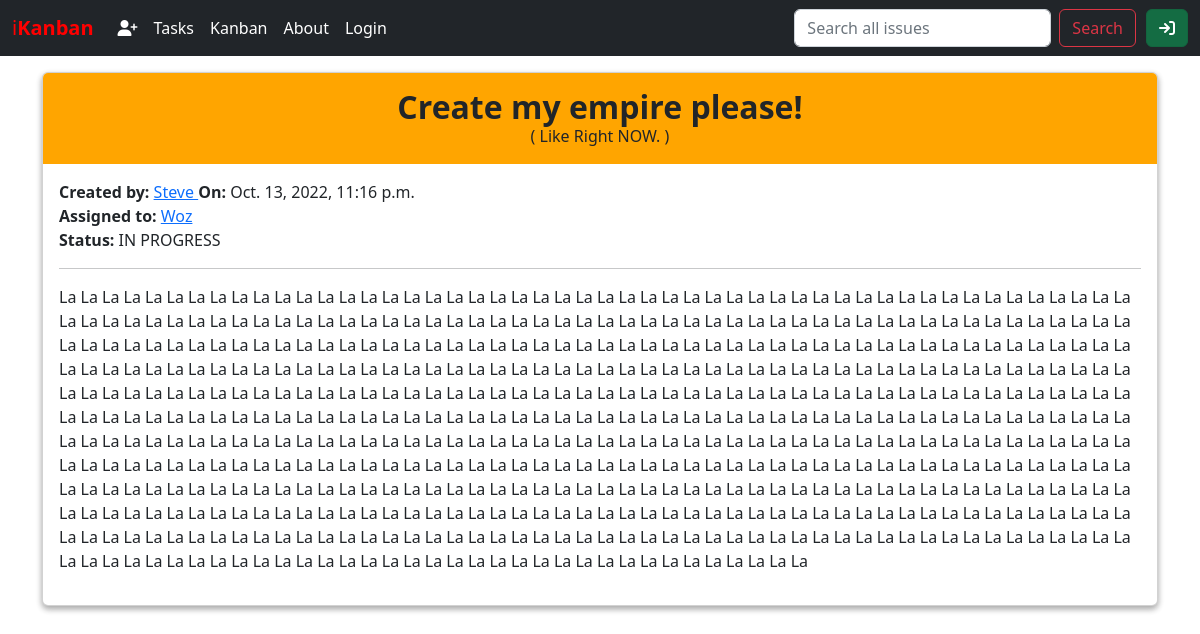
The app's page /issues/1 with its own data.
### issues/models.py (models this page shows)
class Issue(models.Model):
    title = models.CharField(max_length=256)
    summary = models.CharField(max_length=512)
    description = models.TextField()
    created_on = models.DateTimeField(
        auto_now_add=True,
        null=True,
        blank=True
    )
    status = models.ForeignKey(
        Status,
        on_delete=models.CASCADE,
        null=True,
        blank=True,
    )
    impact = models.ForeignKey(
        Impact,
        on_delete=models.CASCADE
    )
    urgency = models.ForeignKey(
        Urgency,
        on_delete=models.CASCADE
    )
    requester = models.ForeignKey(
        get_user_model(),
        on_delete=models.CASCADE,
        related_name='requester' # django will create a different name to avoid collisions when running > python3 manage.py makemigrations
    )
    assignee = models.ForeignKey(
        get_user_model(),
        on_delete=models.CASCADE,
        null=True,
        blank=True,
        related_name='assignee' # django will create a different name to avoid collisions when running > python3 manage.py makemigrations
    )

class Status(models.Model):
    name = models.CharField(max_length=256)
    description = models.TextField()
    def __str__(self):
        return self.name

### accounts/models.py (models this page shows)
class CustomUser(AbstractUser):
    email = models.EmailField(blank=True, default='', unique=True)
    first_name = models.CharField(max_length=255, blank=True, default='')
    last_name = models.CharField(max_length=255, blank=True, default='')
    username = models.CharField(max_length=255, blank=True, default='', unique=True)
    CUSTOMER = 'Customer'
    AGENT = 'Agent'
    MANAGER = 'Manager'
    ROLE_CHOICES = [
        (CUSTOMER,'Customer'),
        (AGENT, 'Agent'),
        (MANAGER,'Manager'),
        ]
    role = models.CharField(
        max_length=255,
        choices=ROLE_CHOICES,
        blank=True,
        null=True,
        default=CUSTOMER)

### issues/views.py (the view)
# urls.py: path('<int:pk>', IssueDetailView.as_view(), name='issue_detail'),
class IssueDetailView(DetailView):
    template_name = "issues/issue_detail.html"
    model = Issue

### templates/issues/issue_detail.html (shortened to what this page needs)
{% extends 'base.html' %}
{% block content %}
    <div class="card box">
        <div id="status">
            <strong> {{ issue.title }} </strong>
            <h6 class="card-subtitle mb-2 ">( {{ issue.summary }} )</h6>
        </div>
        <div class="card-body">
            <div><strong>Created by:</strong> <a href="{% url 'user_profile' user.id %}"> {{ issue.requester }} </a><strong> On:</strong> {{ issue.created_on }}</div>
            <strong>Assigned to:</strong>  <a href="#">{{ issue.assignee }}</a>
            <div><strong>Status:</strong> {{ issue.status }}</div>
            <hr>
            <p class="card-text">{{ issue.description}}</p>
        </div>
    </div>
{% endblock content %}

### templates/base.html (shortened to what this page needs)
{% load static %}
<!DOCTYPE html>
<html lang="en">
<head>
    <link href="https://cdn.jsdelivr.net/npm/bootstrap@5.2.1/dist/css/bootstrap.min.css" rel="stylesheet">
    <link rel="stylesheet" href="{% static '/css/base.css' %}">
    <link rel="stylesheet" href="https://cdn.jsdelivr.net/npm/bootstrap-icons@1.9.1/font/bootstrap-icons.css">
</head>
<body>
    <nav class="navbar navbar-dark navbar-expand-lg bg-dark">
        <div class="container-fluid">
            <a class="navbar-brand" href="{% url 'home' %}" id="logo-daily">i<strong>Kanban</strong></a>
            <div class="collapse navbar-collapse" id="navbarSupportedContent">
                <ul class="navbar-nav me-auto mb-2 mb-lg-0">
                    {% if user.is_authenticated %}
                    <li class="nav-item dropdown">
                        <a class="nav-link dropdown-toggle" href="#" role="button" data-bs-toggle="dropdown" aria-expanded="false">
                            <i class="fa-solid fa-user-astronaut"></i> {{ user.username }}
                        </a>
                        <ul class="dropdown-menu">
                            <li><a class="dropdown-item" aria-current="page" href="{% url 'new' %}">Create Issue</a></li>
                            <li><a class="dropdown-item" aria-current="page" href="{% url 'my_issued_list' %}">My Issued</a></li>
                            <li><hr class="dropdown-divider"></li>
                            <li><a class="dropdown-item" aria-current="page" href="{% url 'admin:index' %}"><strong>Admin </strong></a></li>
                            <li><a class="dropdown-item" aria-current="page" href="{% url 'user_profile' user.id %}">My Profile</a></li>
                            <li><a class="dropdown-item" aria-current="page" href="{% url 'password_change' %}">Password Change</a></li>
                            <li><a class="dropdown-item" href="{% url 'logout' %}">Log Out</a></li>
                        </ul>
                    </li>
                    {% else %}
                    <li class="nav-item">
                        <a class="nav-link active" aria-current="page" href="{% url 'login' %}">
                            <i class="fa-solid fa-user-plus"></i>
                        </a>
                    </li>
                    {% endif %}
                    <li class="nav-item">
                        <a class="nav-link active" aria-current="page" href="{% url 'issue_list' %}">Tasks</a>
                    </li>
                    <li class="nav-item">
                        <a class="nav-link active" aria-current="page" href="{% url 'issue_list' %}">Kanban</a>
                    </li>
                    <li class="nav-item">
                        <a class="nav-link active" aria-current="page" href="{% url 'about' %}">About</a>
                    </li>
                    {% if user.is_authenticated %}
                    <li class="nav-item">
                        <a class="nav-link active" aria-current="page" href="{% url 'logout' %}">Log Out</a>
                    </li>
                    {% else %}
                    <li class="nav-item">
                        <a class="nav-link active" aria-current="page" href="{% url 'login' %}">Login</a>
                    </li>
                    {% endif %}
                </ul>
                <form class="d-flex" role="search">
                    <input class="form-control me-2" type="search" placeholder="Search all issues" aria-label="Search">
                    <button class="btn btn-outline-danger" type="submit">Search</button>
                </form>
                {% if user.is_authenticated %}
                {% else %}
                <div class="">
                    <a id="log-in-icon"
                       href="{% url 'login' %}"
                       class="card-link btn btn-success btn-md active"
                    >
                        <i class="fa-solid fa-arrow-right-to-bracket"></i>
                    </a>
                </div>
                {% endif %}
            </div>
        </div>
    </nav>
    <div class="container">
        {% block content %}
        {% endblock content %}
    </div>
</body>
</html>

### static/css/base.css (style rules this page uses)
h1, h2, h3, h4, h5, h6 { text-align: center; margin-top:10px; margin-bottom:10px; color: #212529; }
#logo-daily, #question-delete, .forbidden h1 { color: red; }
#log-in-icon { margin-left: 10px; }
.box { box-shadow: rgba(0, 0, 0, 0.16) 0px 3px 6px, rgba(0, 0, 0, 0.23) 0px 3px 6px; }
#status { color: #212529; background-color: orange; text-align: center; padding: 10px; border-top-left-radius: 5px; border-top-right-radius: 5px; font-size: xx-large; }

### records on screen
Issue: title "Create my empire please!", summary "Like Right NOW.", requester "Steve", created_on "Oct. 13, 2022, 11:16 p.m.", assignee "Woz", status "IN PROGRESS", description "La La La La La La La La La La La La La La La La La La La La La La La La La La La La La La La La La La La La La La La La La La La La La La La La La La La La La La La La La La La La La La La La La La La La La La La La La La La La La La La La La La La La La La La La La La La La La La La La La La La La La La La La La La La La La La La La La La La La La La La La La La La La La La La La La La La La La La La La La La La La La La La La La La La La La La La La La La La La La La La La La La La La La La La La La La La La La La La La La La La La La La La La La La La La La La La La La La La La La La La La La La La La La La La La La La La La La La La La La La La La La La La La La La La La La La La La La…"
